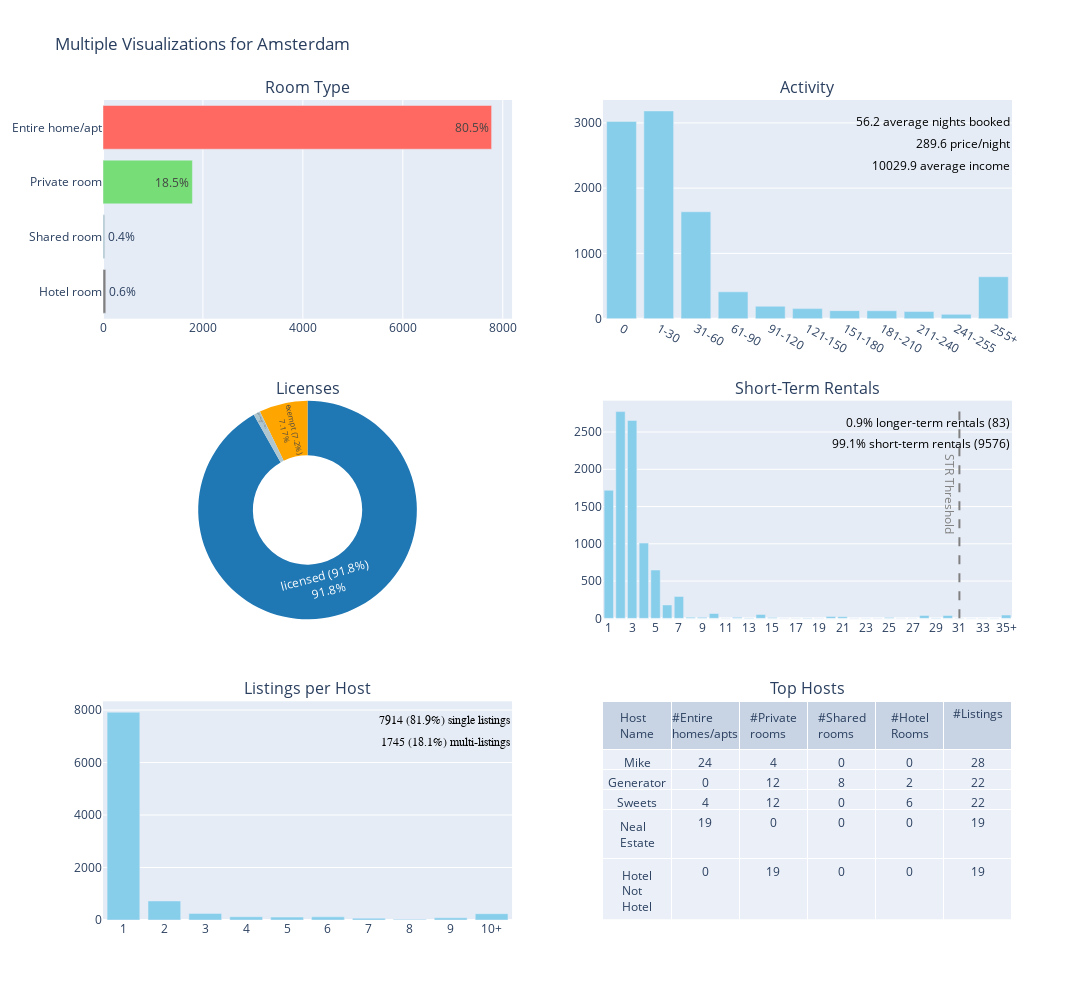

Source (notebook cell):
### Markdown cell above
* Calculating all needed values and creating the requested visualisations.

### Code cell
# Get list of city folders
cities = [city for city in os.listdir(data_dir) if os.path.isdir(os.path.join(data_dir, city))]

# Dropdown widget for city selection
city_dropdown = widgets.Dropdown(
    options=cities,
    description='Select City:',
    style={'description_width': 'initial'}
)

# Function to load data and generate the charts based on the selected city
def update_chart(change):
    clear_output(wait=True)
    display(city_dropdown)
    
    selected_city = change['new']
    file_path = os.path.join(data_dir, selected_city, 'listings.csv')
    
    # Load listings data
    listing = pd.read_csv(file_path)
    
    # Calculate average metrics used in annotations
    listing['nights_booked'] = listing['number_of_reviews_ltm'].fillna(0) * 2 * 3
    listing['income'] = listing['price'].fillna(0) * listing['nights_booked']
    average_nights_booked = listing['nights_booked'].mean()
    average_price_per_night = listing['price'].mean()
    average_income = listing['income'].mean()
    
    # Calculate additional values for short-term and long-term rental percentages used in annotations
    short_term_threshold = 30
    short_term_rentals = listing[listing['minimum_nights'] < short_term_threshold].shape[0]
    long_term_rentals = listing[listing['minimum_nights'] >= short_term_threshold].shape[0]
    total_listings = len(listing)
    
    short_term_percentage = (short_term_rentals / total_listings) * 100
    long_term_percentage = (long_term_rentals / total_listings) * 100

    # Calculate single and multi-listings information used in annotations
    listings_per_host = listing['calculated_host_listings_count']
    listings_per_host = listings_per_host.apply(lambda x: 10 if x > 10 else x)
    single_listings = listings_per_host.value_counts().get(1, 0)
    single_listing_percentage = (single_listings / total_listings) * 100
    multi_listings = total_listings - single_listings
    multi_listing_percentage = 100 - single_listing_percentage

    # Create the subplot grid (3 rows, 2 columns)
    fig = make_subplots(
        rows=3, cols=2,
        subplot_titles=("Room Type", "Activity", 
                        "Licenses", "Short-Term Rentals",
                        "Listings per Host", "Top Hosts"),
        specs=[
            [{"type": "xy"}, {"type": "xy"}],
            [{"type": "domain"}, {"type": "xy"}],
            [{"type": "xy"}, {"type": "table"}]
        ],
        vertical_spacing=0.1,
        horizontal_spacing=0.1
    )

    # Visualization 1: Room Type Distribution (Bar chart)
    room_type_counts = listing['room_type'].value_counts()
    total_listings = room_type_counts.sum()
    room_type_percentages = (room_type_counts / total_listings) * 100

    desired_order = ['Entire home/apt', 'Private room', 'Shared room', 'Hotel room']
    room_type_counts = room_type_counts.reindex(desired_order).fillna(0)
    room_type_percentages = room_type_percentages.reindex(desired_order).fillna(0)

    room_types = list(reversed(room_type_counts.index.tolist()))
    counts = list(reversed(room_type_counts.values))
    percentages = list(reversed(room_type_percentages.values))

    fig.add_trace(go.Bar(
        y=room_types,
        x=counts,
        orientation='h',
        marker=dict(color=['#808080', '#aec6cf', '#77dd77', '#ff6961']),
        text=[f'{pct:.1f}%' for pct in percentages],
        hoverinfo='text',
        hovertext=[f"{count} listings ({pct:.1f}%)" for count, pct in zip(counts, percentages)]
    ), row=1, col=1)

    # Visualization 2: Activity Distribution (Bar chart)
    listing['nights_booked'] = listing['number_of_reviews_ltm'].fillna(0) * 2 * 3
    listing['income'] = listing['price'].fillna(0) * listing['nights_booked']
    
    bins = [0, 1, 30, 60, 90, 120, 150, 180, 210, 240, 255] + [np.inf]
    labels = ["0", "1-30", "31-60", "61-90", "91-120", "121-150", "151-180", "181-210", "211-240", "241-255", "255+"]
    listing['occupancy_bin'] = pd.cut(listing['nights_booked'], bins=bins, labels=labels, right=False)
    
    occupancy_counts = listing['occupancy_bin'].value_counts(sort=False)
    
    fig.add_trace(go.Bar(
        x=occupancy_counts.index,
        y=occupancy_counts.values,
        marker_color='skyblue',
        hovertemplate='<b>Occupancy Range</b>: %{x}<br>' +
                      '<b>Listings</b>: %{y}<extra></extra>'
    ), row=1, col=2)

    # Visualization 3: License Distribution (Pie chart)
    license_counts = {'licensed': 0, 'unlicensed': 0, 'exempt': 0, 'pending': 0}
    license_counts['unlicensed'] += listing['license'].isna().sum()

    licensed_listings = listing['license'].dropna().astype(str)
    exempt_count = licensed_listings.str.contains("exempt", case=False, na=False).sum()
    pending_count = licensed_listings.str.contains("pending", case=False, na=False).sum()

    license_counts['exempt'] += exempt_count
    license_counts['pending'] += pending_count

    licensed_count = len(licensed_listings) - exempt_count - pending_count
    license_counts['licensed'] += licensed_count

    total_listings = sum(license_counts.values())
    license_percentages = {k: (v / total_listings) * 100 for k, v in license_counts.items()}

    fig.add_trace(go.Pie(
        labels=[f"{k} ({v:.1f}%)" for k, v in license_percentages.items()],
        values=list(license_counts.values()),
        hole=0.5,
        textinfo='label+percent',
        hoverinfo='label+value+percent',
        marker=dict(colors=['#1f77b4', '#aec6cf', '#ffa500', '#ff9248']),
        textposition='inside'
    ), row=2, col=1)

    # Visualization 4: Short-Term Rentals Distribution (Bar chart)
    bins = list(range(1, 36)) + [np.inf]
    labels = list(range(1, 35)) + ['35+']
    listing['minimum_nights_binned'] = pd.cut(
        listing['minimum_nights'],
        bins=bins,
        labels=labels,
        right=False
    )

    listings_count_binned = listing['minimum_nights_binned'].value_counts().sort_index()

    short_term_threshold = 30
    short_term_rentals = listing[listing['minimum_nights'] < short_term_threshold].shape[0]
    long_term_rentals = listing[listing['minimum_nights'] >= short_term_threshold].shape[0]
    
    fig.add_trace(go.Bar(
        x=listings_count_binned.index.astype(str),
        y=listings_count_binned.values,
        marker_color='skyblue',
        hovertemplate='Minimum Nights: %{x}<br>Listings: %{y}<extra></extra>'
    ), row=2, col=2)

    # Visualization 5: Listings per Host (Bar chart)
    listings_per_host = listing['calculated_host_listings_count']
    listings_per_host = listings_per_host.apply(lambda x: 10 if x > 10 else x)
    listings_per_host = listings_per_host.value_counts().sort_index()

    listings_per_host.rename(index={10: '10+'}, inplace=True)

    fig.add_trace(go.Bar(
        x=listings_per_host.index.astype(str),
        y=listings_per_host.values,
        marker_color='skyblue',
        hovertemplate='Listings per host: %{x}<br>Total listings: %{y}<extra></extra>'
    ), row=3, col=1)

    # Visualization 6: Top Hosts (Table)
    filtered_listing = listing[['host_id','host_name', 'room_type']]
    room_type_counts = (
        filtered_listing
        .groupby(['host_id','host_name', 'room_type'])
        .size()
        .unstack(fill_value=0)
        .reindex(columns=['Entire home/apt', 'Private room', 'Shared room', 'Hotel room'], fill_value=0)
    )

    room_type_counts = room_type_counts.rename(columns={
        'Entire home/apt': '#Entire homes/apts',
        'Private room': '#Private rooms',
        'Shared room': '#Shared rooms',
        'Hotel room': '#Hotel Rooms'
    })
    room_type_counts['#Listings'] = room_type_counts.sum(axis=1)
    top_hosts = room_type_counts.sort_values(by='#Listings', ascending=False).head(50)
    top_hosts.reset_index(inplace=True)
    top_hosts = top_hosts.rename(columns={'host_name': 'Host Name'})

    fig.add_trace(go.Table(
        header=dict(values=["Host Name", "#Entire homes/apts", "#Private rooms", "#Shared rooms", "#Hotel Rooms", "#Listings"]),
        cells=dict(values=[top_hosts['Host Name'], top_hosts['#Entire homes/apts'], top_hosts['#Private rooms'], 
                           top_hosts['#Shared rooms'], top_hosts['#Hotel Rooms'], top_hosts['#Listings']])
    ), row=3, col=2)

    # Update layout and show the figure
    fig.update_layout(
        height=1000,
        width=1100,
        title_text=f"Multiple Visualizations for {selected_city}",
        showlegend=False
    )
    
    # Annotations for subplot 2
    fig.add_annotation(
        x=1, y=0.95,
        text=f"{average_nights_booked:.1f} average nights booked",
        showarrow=False,
        xref="x domain", yref="y domain",
        font=dict(color="black"),
        xanchor="right",
        row=1, col=2
    )

    fig.add_annotation(
        x=1, y=0.85,
        text=f"{average_price_per_night:.1f} price/night",
        showarrow=False,
        xref="x domain", yref="y domain",
        font=dict(color="black"),
        xanchor="right",
        row=1, col=2
    )

    fig.add_annotation(
        x=1, y=0.75,
        text=f"{average_income:.1f} average income",
        showarrow=False,
        xref="x domain", yref="y domain",
        font=dict(color="black"),
        xanchor="right",
        row=1, col=2
    )

    # Annotations for subplot 4
    fig.add_shape(
        type="line",
        x0=str(short_term_threshold),
        y0=0,
        x1=str(short_term_threshold),
        y1=max(listings_count_binned.values),
        line=dict(color="grey", dash="dash"),
        row=2, col=2
    )

    fig.add_annotation(
        x=str(short_term_threshold),
        y=max(listings_count_binned.values) * 0.6,
        text="STR Threshold",
        showarrow=False,
        font=dict(color="grey"),
        xshift=-10,
        textangle=90,
        row=2, col=2
    )

    fig.add_annotation(
        x=1, y=0.85,
        text=f"{short_term_percentage:.1f}% short-term rentals ({short_term_rentals})",
        showarrow=False,
        xref="x domain", yref="y domain",
        font=dict(color="black"),
        xanchor="right",
        row=2, col=2
    )

    fig.add_annotation(
        x=1, y=0.95,
        text=f"{long_term_percentage:.1f}% longer-term rentals ({long_term_rentals})",
        showarrow=False,
        xref="x domain", yref="y domain",
        font=dict(color="black"),
        xanchor="right",
        row=2, col=2
    )

    # Annotations for subplot 5
    fig.add_annotation(
        x=1, y=0.95,
        text=f"{single_listings} ({single_listing_percentage:.1f}%) single listings",
        showarrow=False,
        xref="x domain", yref="y domain",
        font=dict(size=12, color="black", family="Arial"),
        xanchor="right",
        row=3, col=1
    )

    fig.add_annotation(
        x=1, y=0.85,
        text=f"{multi_listings} ({multi_listing_percentage:.1f}%) multi-listings",
        showarrow=False,
        xref="x domain", yref="y domain",
        font=dict(size=12, color="black", family="Arial"),
        xanchor="right",
        row=3, col=1
    )

    fig.show()

# Attach the update function to the dropdown widget and display it
city_dropdown.observe(update_chart, names='value')
display(city_dropdown)

# Manually trigger the update for the default city (Amsterdam)
update_chart({'new': cities[0]})

### Figure 1 — Plotly figure (JSON) as saved in the notebook; plotly's stock layout.template omitted (floating-point values rounded to 4 significant figures; data arrays with more than 128 entries replaced by an {"elided": "..."} marker saying what was removed)
{"data": [{"hoverinfo": "text", "hovertext": ["56 listings (0.6%)", "38 listings (0.4%)", "1789 listings (18.5%)", "7776 listings (80.5%)"], "marker": {"color": ["#808080", "#aec6cf", "#77dd77", "#ff6961"]}, "orientation": "h", "text": ["0.6%", "0.4%", "18.5%", "80.5%"], "type": "bar", "x": [56, 38, 1789, 7776], "xaxis": "x", "y": ["Hotel room", "Shared room", "Private room", "Entire home/apt"], "yaxis": "y"}, {"hovertemplate": "<b>Occupancy Range</b>: %{x}<br><b>Listings</b>: %{y}<extra></extra>", "marker": {"color": "skyblue"}, "type": "bar", "x": ["0", "1-30", "31-60", "61-90", "91-120", "121-150", "151-180", "181-210", "211-240", "241-255", "255+"], "xaxis": "x2", "y": [3022, 3183, 1638, 411, 190, 154, 123, 121, 109, 66, 642], "yaxis": "y2"}, {"domain": {"x": [0, 0.45], "y": [0.3667, 0.6333]}, "hole": 0.5, "hoverinfo": "label+value+percent", "labels": ["licensed (91.8%)", "unlicensed (1.0%)", "exempt (7.2%)", "pending (0.0%)"], "marker": {"colors": ["#1f77b4", "#aec6cf", "#ffa500", "#ff9248"]}, "textinfo": "label+percent", "textposition": "inside", "type": "pie", "values": [8869, 97, 693, 0]}, {"hovertemplate": "Minimum Nights: %{x}<br>Listings: %{y}<extra></extra>", "marker": {"color": "skyblue"}, "type": "bar", "x": ["1", "2", "3", "4", "5", "6", "7", "8", "9", "10", "11", "12", "13", "14", "15", "16", "17", "18", "19", "20", "21", "22", "23", "24", "25", "26", "27", "28", "29", "30", "31", "32", "33", "34", "35+"], "xaxis": "x3", "y": [1718, 2774, 2655, 1010, 648, 180, 294, 15, 13, 65, 2, 13, 6, 52, 12, 2, 1, 5, 2, 25, 22, 2, 0, 1, 10, 2, 2, 39, 6, 38, 1, 0, 0, 0, 44], "yaxis": "y3"}, {"hovertemplate": "Listings per host: %{x}<br>Total listings: %{y}<extra></extra>", "marker": {"color": "skyblue"}, "type": "bar", "x": ["1", "2", "3", "4", "5", "6", "7", "8", "9", "10+"], "xaxis": "x4", "y": [7914, 724, 252, 124, 110, 120, 70, 24, 81, 240], "yaxis": "y4"}, {"cells": {"values": {"elided": "6x50 mixed values"}}, "domain": {"x": [0.55, 1], "y": [0, 0.2667]}, "header": {"values": ["Host Name", "#Entire homes/apts", "#Private rooms", "#Shared rooms", "#Hotel Rooms", "#Listings"]}, "type": "table"}], "layout": {"annotations": [{"font": {"size": 16}, "showarrow": false, "text": "Room Type", "x": 0.225, "xanchor": "center", "xref": "paper", "y": 1, "yanchor": "bottom", "yref": "paper"}, {"font": {"size": 16}, "showarrow": false, "text": "Activity", "x": 0.775, "xanchor": "center", "xref": "paper", "y": 1, "yanchor": "bottom", "yref": "paper"}, {"font": {"size": 16}, "showarrow": false, "text": "Licenses", "x": 0.225, "xanchor": "center", "xref": "paper", "y": 0.6333, "yanchor": "bottom", "yref": "paper"}, {"font": {"size": 16}, "showarrow": false, "text": "Short-Term Rentals", "x": 0.775, "xanchor": "center", "xref": "paper", "y": 0.6333, "yanchor": "bottom", "yref": "paper"}, {"font": {"size": 16}, "showarrow": false, "text": "Listings per Host", "x": 0.225, "xanchor": "center", "xref": "paper", "y": 0.2667, "yanchor": "bottom", "yref": "paper"}, {"font": {"size": 16}, "showarrow": false, "text": "Top Hosts", "x": 0.775, "xanchor": "center", "xref": "paper", "y": 0.2667, "yanchor": "bottom", "yref": "paper"}, {"font": {"color": "black"}, "showarrow": false, "text": "56.2 average nights booked", "x": 1, "xanchor": "right", "xref": "x2 domain", "y": 0.95, "yref": "y2 domain"}, {"font": {"color": "black"}, "showarrow": false, "text": "289.6 price/night", "x": 1, "xanchor": "right", "xref": "x2 domain", "y": 0.85, "yref": "y2 domain"}, {"font": {"color": "black"}, "showarrow": false, "text": "10029.9 average income", "x": 1, "xanchor": "right", "xref": "x2 domain", "y": 0.75, "yref": "y2 domain"}, {"font": {"color": "grey"}, "showarrow": false, "text": "STR Threshold", "textangle": 90, "x": "30", "xref": "x3", "xshift": -10, "y": 1664.0, "yref": "y3"}, {"font": {"color": "black"}, "showarrow": false, "text": "99.1% short-term rentals (9576)", "x": 1, "xanchor": "right", "xref": "x3 domain", "y": 0.85, "yref": "y3 domain"}, {"font": {"color": "black"}, "showarrow": false, "text": "0.9% longer-term rentals (83)", "x": 1, "xanchor": "right", "xref": "x3 domain", "y": 0.95, "yref": "y3 domain"}, {"font": {"color": "black", "family": "Arial", "size": 12}, "showarrow": false, "text": "7914 (81.9%) single listings", "x": 1, "xanchor": "right", "xref": "x4 domain", "y": 0.95, "yref": "y4 domain"}, {"font": {"color": "black", "family": "Arial", "size": 12}, "showarrow": false, "text": "1745 (18.1%) multi-listings", "x": 1, "xanchor": "right", "xref": "x4 domain", "y": 0.85, "yref": "y4 domain"}], "height": 1000, "shapes": [{"line": {"color": "grey", "dash": "dash"}, "type": "line", "x0": "30", "x1": "30", "xref": "x3", "y0": 0, "y1": 2774, "yref": "y3"}], "showlegend": false, "title": {"text": "Multiple Visualizations for Amsterdam"}, "width": 1100, "xaxis": {"anchor": "y", "domain": [0, 0.45]}, "xaxis2": {"anchor": "y2", "domain": [0.55, 1]}, "xaxis3": {"anchor": "y3", "domain": [0.55, 1]}, "xaxis4": {"anchor": "y4", "domain": [0, 0.45]}, "yaxis": {"anchor": "x", "domain": [0.7333, 1]}, "yaxis2": {"anchor": "x2", "domain": [0.7333, 1]}, "yaxis3": {"anchor": "x3", "domain": [0.3667, 0.6333]}, "yaxis4": {"anchor": "x4", "domain": [0, 0.2667]}}}
